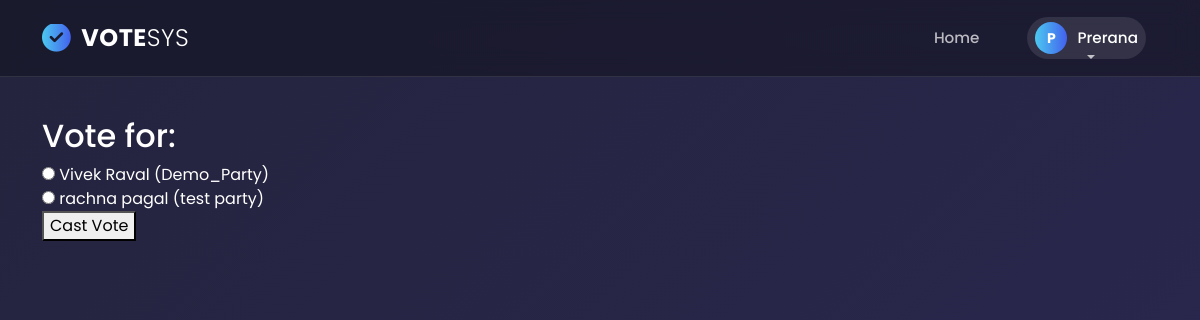
Screenshot of /voting/vote/6/ (signed in) with the database file from the repository.
### users/models.py (models this page shows, shortened)
class CustomUser(AbstractBaseUser, PermissionsMixin):
    ROLE_CHOICES = [
        ("admin", "Admin"),
        ("voter", "Voter"),
        ("candidate", "Candidate"),
    ]
    user_id = models.AutoField(primary_key=True)
    username = models.CharField(max_length=150, unique=True)
    full_name = models.CharField(max_length=255, blank=True, null=True)
    email = models.EmailField(unique=True)
    role = models.CharField(max_length=20, choices=ROLE_CHOICES, default="voter")
    is_admin_approved = models.BooleanField(default=False)
    is_active = models.BooleanField(default=True)
    is_staff = models.BooleanField(default=False)
    created_at = models.DateTimeField(auto_now_add=True)
    objects = CustomUserManager()
    USERNAME_FIELD = "username"
    REQUIRED_FIELDS = ["email"]

class Candidate(models.Model):
    user = models.OneToOneField(
        settings.AUTH_USER_MODEL,
        on_delete=models.SET_NULL,
        null=True,
        blank=True,
        related_name="candidate_profile",
    )
    elections = models.ManyToManyField(
        Election, blank=True, related_name="candidates"
    )
    name = models.CharField(max_length=100)
    age = models.PositiveIntegerField()
    area = models.CharField(max_length=100)
    party = models.ForeignKey(Party, on_delete=models.CASCADE)
    is_approved = models.BooleanField(default=False)

class Party(models.Model):
    name = models.CharField(max_length=100, unique=True)

### voting/views.py (the view, shortened to what this page needs)
# urls.py: path('vote/<int:election_id>/', views.vote, name='vote'),
@login_required
def vote(request, election_id):
    election = get_object_or_404(Election, id=election_id)
    if Vote.objects.filter(voter=request.user, election=election).exists():
        messages.error(request, "You have already voted in this election.")
        return redirect('election_detail', election_id=election.id)
    candidates = UserCandidate.objects.filter(elections=election)
    return render(request, 'voting/vote.html', {
        'election': election,
        'candidates': candidates
    })

### voting/templates/voting/vote.html (shortened to what this page needs)
{% extends 'base.html' %}
{% load static %}
{% block content %}
<h2>Vote for: {{ election.name }}</h2>
<form method="post">
    {% for candidate in candidates %}
        <div>
            <input type="radio" name="candidate" value="{{ candidate.id }}" required>
            {{ candidate.name }} ({{ candidate.party.name }})
        </div>
    {% empty %}
        <p>No candidates registered for this election yet.</p>
    {% endfor %}
    <button type="submit">Cast Vote</button>
</form>
{% endblock %}

### users/templates/base.html (shortened to what this page needs)
{% load static %}
<!DOCTYPE html>
<html lang="en">
<head>
    <link rel="stylesheet" href="https://cdnjs.cloudflare.com/ajax/libs/font-awesome/6.4.0/css/all.min.css">
    <link href="https://cdn.jsdelivr.net/npm/bootstrap@5.3.0/dist/css/bootstrap.min.css" rel="stylesheet">
</head>
<body>
    <nav class="navbar navbar-expand-lg glass-navbar">
        <div class="container">
            <a class="navbar-brand" href="{% url 'users_home' %}">
                <i class="fas fa-check-circle"></i> VOTE<span style="font-weight: 300;">SYS</span>
            </a>
            <div class="collapse navbar-collapse" id="navbarContent">
                <ul class="navbar-nav ms-auto align-items-center">
                    <li class="nav-item">
                        <a class="nav-link" href="{% url 'users_home' %}">Home</a>
                    </li>
                    {% if user.is_authenticated %}
                        <li class="nav-item dropdown ms-lg-3">
                            <a class="nav-link dropdown-toggle user-pill" href="#" id="userDropdown" role="button" data-bs-toggle="dropdown" aria-expanded="false">
                                <div class="user-avatar">
                                    {{ user.username|slice:":1"|upper }}
                                </div>
                                <span class="text-white">{{ user.username }}</span>
                            </a>
                        </li>
                    {% endif %}
                </ul>
            </div>
        </div>
    </nav>
    <div class="container mt-3 main-content">
        {% block content %}{% endblock %}
    </div>
</body>
</html>

### users/templates/base.html (style rules this page uses)
:root { --primary-grad: linear-gradient(90deg, #4cc9f0, #4361ee); --glass-bg: rgba(20, 20, 35, 0.6); --glass-border: 1px solid rgba(255, 255, 255, 0.1); --text-color: #ffffff; --text-muted: rgba(255, 255, 255, 0.7); }
body { font-family: 'Poppins', sans-serif; background: linear-gradient(-45deg, #0f0c29, #302b63, #24243e); background-size: 400% 400%; animation: gradientBG 15s ease infinite; min-height: 100vh; color: var(--text-color); display: flex; flex-direction: column; }
.glass-navbar { background: var(--glass-bg); backdrop-filter: blur(12px); -webkit-backdrop-filter: blur(12px); border-bottom: var(--glass-border); padding: 15px 0; position: sticky; top: 0; z-index: 1000; transition: all 0.3s ease; }
.navbar-brand { font-weight: 700; font-size: 1.5rem; color: #fff !important; letter-spacing: 0.5px; display: flex; align-items: center; }
.navbar-brand i { background: var(--primary-grad); -webkit-background-clip: text; -webkit-text-fill-color: transparent; font-size: 1.8rem; margin-right: 10px; }
.nav-link { color: var(--text-muted) !important; font-weight: 500; font-size: 0.95rem; margin: 0 12px; position: relative; transition: 0.3s; }
.nav-link::after { content: ''; position: absolute; width: 0; height: 2px; bottom: 0; left: 50%; background: var(--primary-grad); transition: all 0.3s ease-in-out; transform: translateX(-50%); }
.user-pill { display: flex; align-items: center; background: rgba(255,255,255,0.1); padding: 5px 15px 5px 5px; border-radius: 30px; transition: 0.3s; }
.user-avatar { width: 32px; height: 32px; background: var(--primary-grad); border-radius: 50%; display: flex; align-items: center; justify-content: center; margin-right: 10px; font-size: 14px; color: white; font-weight: bold; }
.main-content { flex: 1; padding-bottom: 50px; }

### rows the page displays
CustomUser: username "P", username "Prerana"
Candidate: name "Vivek Raval", party.name "Demo_Party"
Candidate: name "rachna pagal", party.name "test party"
